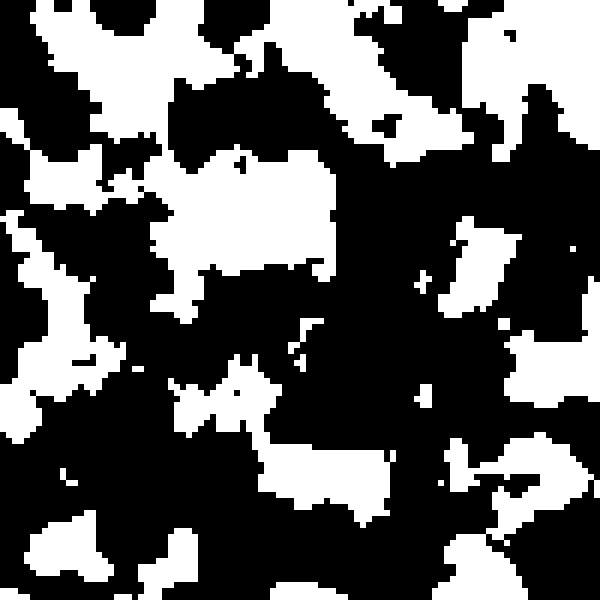
Frame 1 (no input)
Frame 60 (the mouse pressed at the canvas centre just before this capture): identical to frame 1, image omitted
Frame 120 (the mouse held since frame 60 and released just before this capture): identical to frame 1, image omitted

The Processing sketch that drew this single still picture (run headless with seeded random() and noise(); from frame 60 on, the mouse is pressed at the canvas centre):

// Processing sketch: cave_system
// ── cave_system.pde
int worldSeed;
float noiseScale;
float cellSize;
float mapWidth;

void setup() {
  size(600, 600);
  mapWidth = 100;
  cellSize = width / mapWidth;
  worldSeed = 0;
  noiseScale = 0.1;
}

void draw() {
  background(0);
  //noiseSeed(worldSeed);
  noStroke();
  for (int j = 0; j < mapWidth; j++) {
    for (int i = 0; i < mapWidth; i++) {
      float h = noise(i * noiseScale, j * noiseScale);
      if (h < 0.40) {
        fill(255);
      } else {
        fill(0);
      }
      rect(i * cellSize, j * cellSize, cellSize, cellSize);
    }
  }
}
